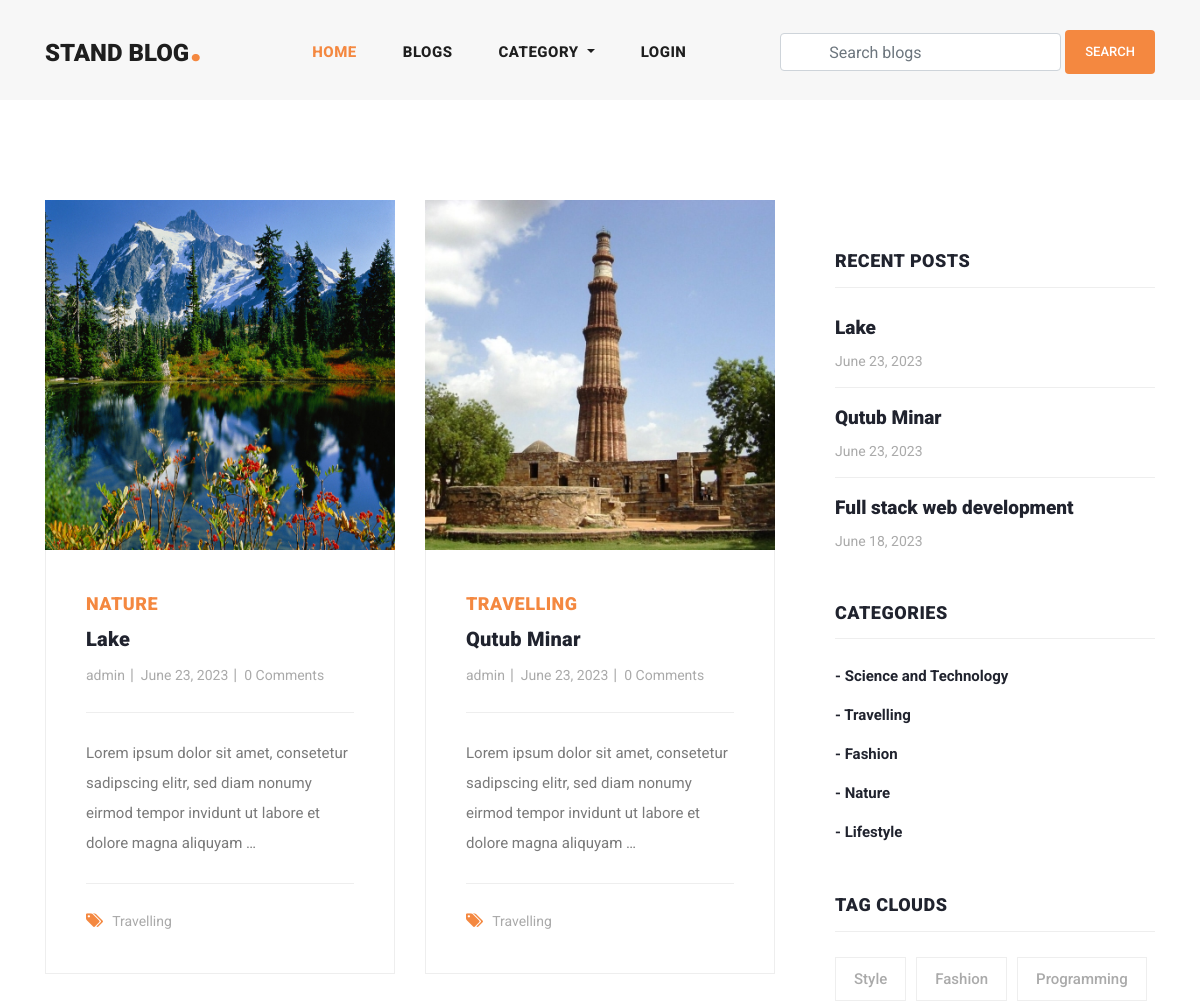
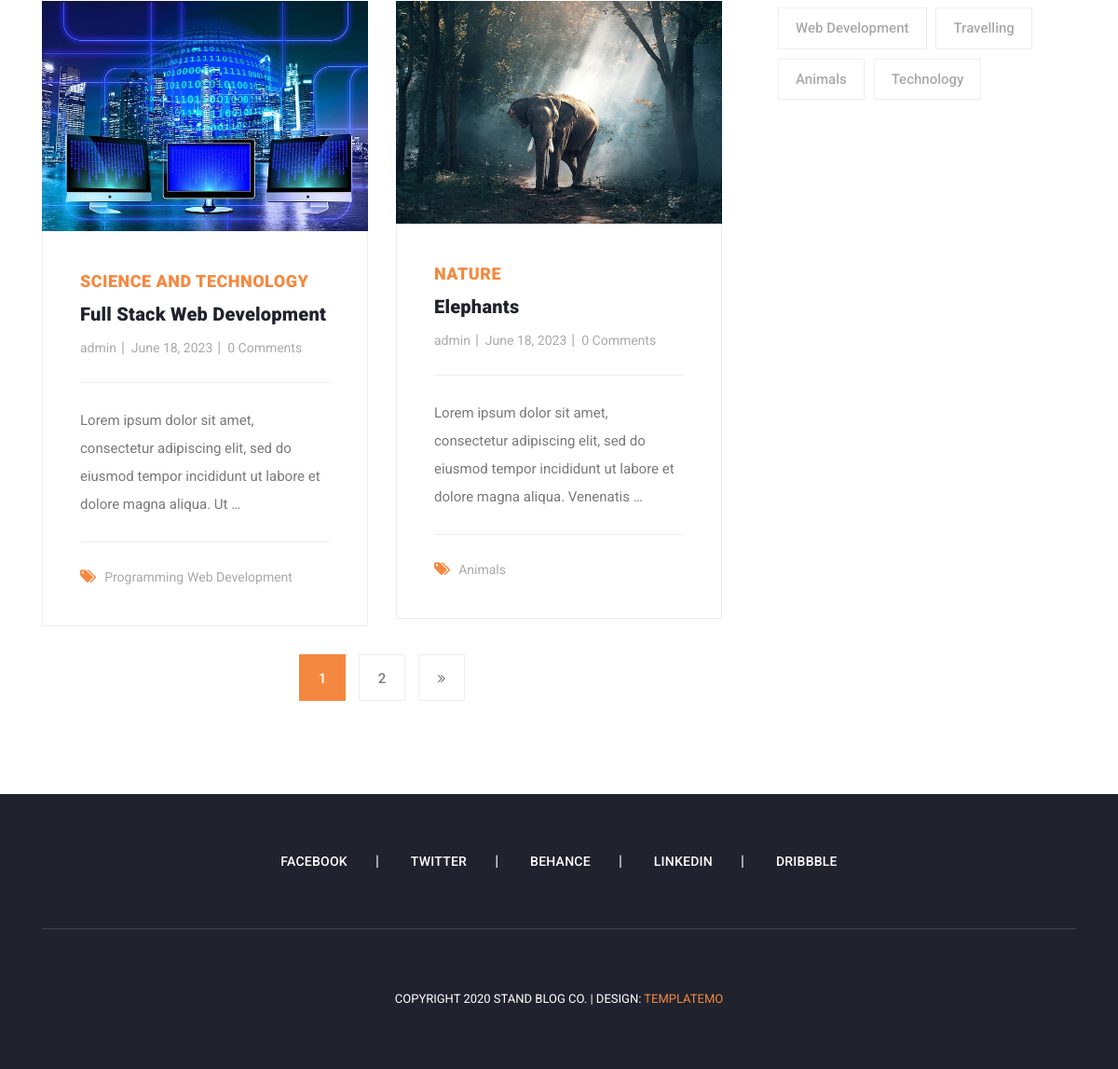
The page /blogs/ on the database as committed earlier (2 pictures, top to bottom).
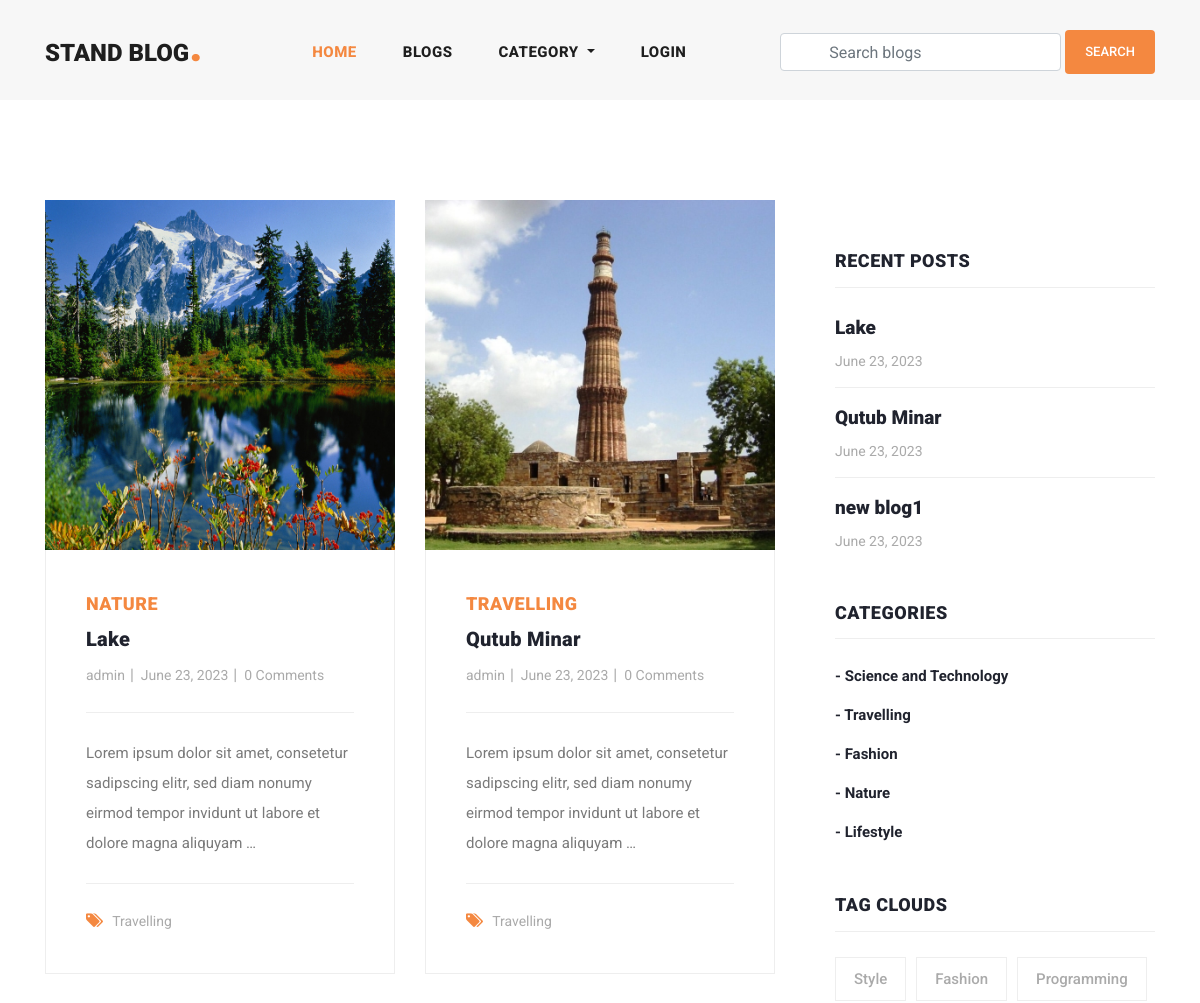
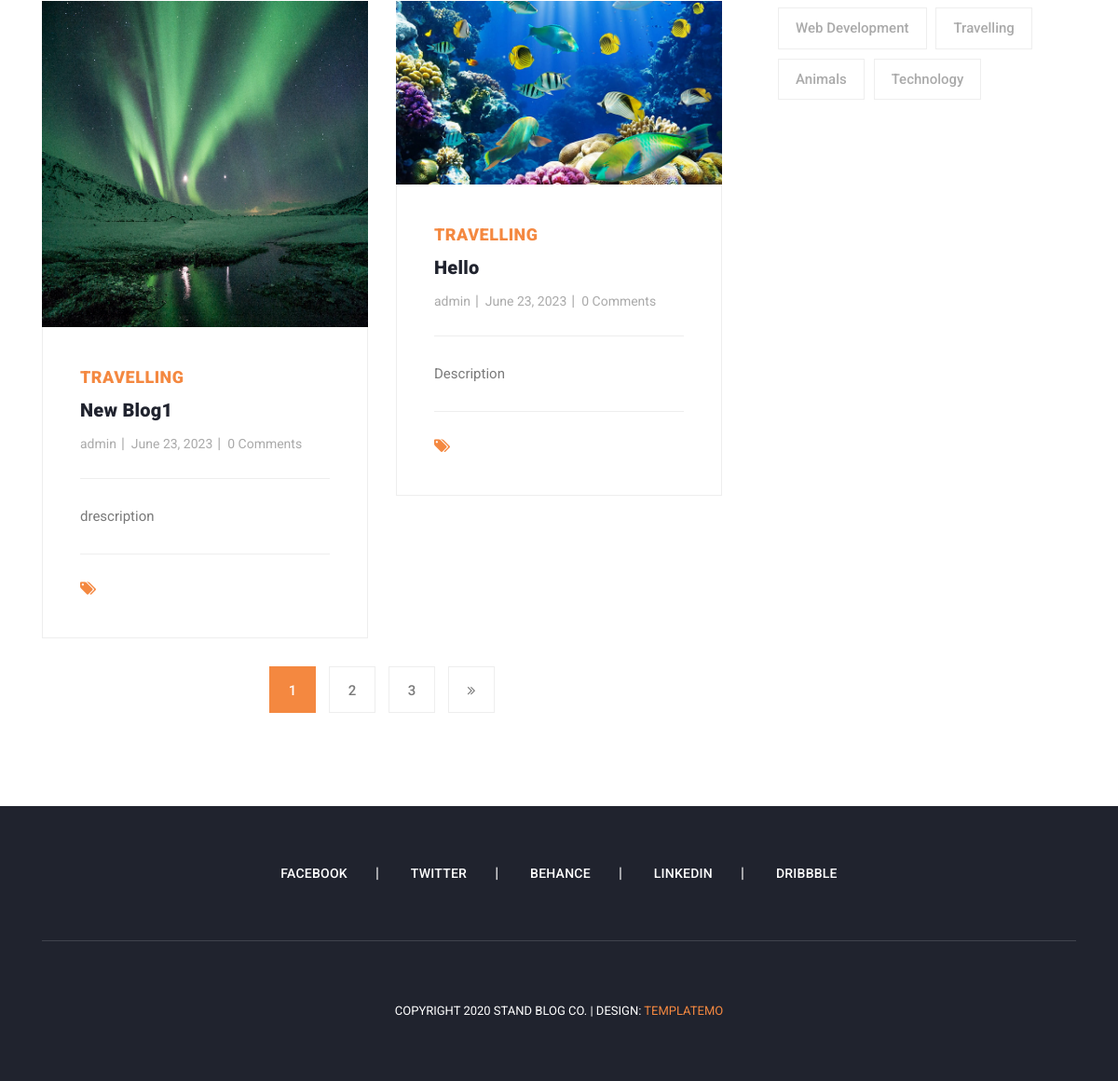
The same page on the database as committed later (2 pictures, top to bottom).
### blog/models.py (models this page shows, shortened)
class Blog(models.Model):
    user = models.ForeignKey(
        User,
        related_name='user_blogs',
        on_delete=models.CASCADE
    )
    category = models.ForeignKey(
        Category,
        related_name='category_blogs',
        on_delete=models.CASCADE
    )
    tags = models.ManyToManyField(
        Tag,
        related_name='tag_blogs',
        blank=True
    )
    likes = models.ManyToManyField(
        User,
        related_name='user_likes',
        blank=True
    )
    title = models.CharField(
        max_length=250
    )
    slug = models.SlugField(null=True, blank=True)
    banner = models.ImageField(upload_to='blog_banners')
    description = models.TextField()
    created_date = models.DateField(auto_now_add=True)

class Category(models.Model):
    title = models.CharField(max_length=150, unique=True)
    slug = models.SlugField(null=True, blank=True)
    created_date = models.DateField(auto_now_add=True)

class Tag(models.Model):
    title = models.CharField(max_length=150)
    slug = models.SlugField(null=True, blank=True)
    created_date = models.DateField(auto_now_add=True)

### user_profile/models.py (models this page shows, shortened)
class User(AbstractUser):
    email = models.EmailField(
        max_length=150,
        unique=True,
        error_messages={
            "unique": "The email must be unique"
        }
    )
    profile_image = models.ImageField(
        null=True,
        blank=True,
        upload_to="profile_images"
    )
    REQUIRED_FIELDS = ["email"]
    objects = CustomUserManager()

### blog/views.py (the view)
# urls.py: path('blogs/', blogs, name='blogs'),
def blogs(request):
    queryset = Blog.objects.order_by('-created_date')
    tags = Tag.objects.order_by('-created_date')
    page = request.GET.get('page', 1)
    paginator = Paginator(queryset, 4)
    try:
        blogs = paginator.page(page)
    except EmptyPage:
        blogs = paginator.page(1)
    except PageNotAnInteger:
        blogs = paginator.page(1)
        return redirect('blogs')
    context = {
        "blogs": blogs,
        "tags": tags,
        "paginator": paginator
    }
    return render(request, 'blogs.html', context)

### blog/context_processors.py (called while the page is built)
def get_all_categories(request):
    categories = Category.objects.all()
    context = {
        "categories": categories
    }
    return context

### templates/blogs.html (shortened to what this page needs)
{% extends 'base.html' %}
{% load static %}
{% block content %}
<section class="blog-posts grid-system">
    <div class="container">
        <div class="row">
            <div class="col-lg-8">
                <div class="all-blog-posts">
                    <div class="row">
                        {%for blog in blogs%}
                        {% include 'blog_card.html' %}
                        {% endfor %}
                        <div class="col-lg-12">
                            {% include 'pagination.html' %}
                        </div>
                    </div>
                </div>
            </div>
            {% include 'sidebar.html' %}
        </div>
    </div>
</section>
{% endblock content %}

### templates/blog_card.html (shortened to what this page needs)
{% load static %}
<div class="col-lg-6">
    <div class="blog-post">
        <div class="blog-thumb">
            <img src="{{blog.banner.url}}" alt="">
        </div>
        <div class="down-content">
            <span>{{blog.category.title}}</span>
            <a href="{% url 'blog_details' blog.slug %}">
                <h4>{{blog.title}}</h4>
            </a>
            <ul class="post-info">
                <li><a href="#">{{blog.user.username}}</a></li>
                <li><a href="#">{{blog.created_date}}</a></li>
                <li><a href="#">{{blog.blog_comments.all.count}} Comments</a></li>
            </ul>
            <p>{{blog.description|truncatewords:20}}</p>
            <div class="post-options">
                <div class="row">
                    <div class="col-lg-12">
                        <ul class="post-tags">
                            <li><i class="fa fa-tags"></i></li>
                            {% if blog.tags.all.count > 0 %}
                            {% for tag in blog.tags.all %}
                            <li><a href="#">{{tag.title}}</a></li>
                            {% endfor %}
                            {% endif %}
                        </ul>
                    </div>
                </div>
            </div>
        </div>
    </div>
</div>

### templates/sidebar.html
<div class="col-lg-4">
    <div class="sidebar">
        <div class="row">
            <div class="col-lg-12">
                <div class="sidebar-item recent-posts">
                    <div class="sidebar-heading">
                        <h2>Recent Posts</h2>
                    </div>
                    <div class="content">
                        <ul>
                            {% for blog in blogs|slice:"3" %}
                            <li><a href="#">
                                    <h5>{{blog.title}}</h5>
                                    <span>{{blog.created_date}}</span>
                                </a></li>
                            {% endfor %}
                        </ul>
                    </div>
                </div>
            </div>
            <div class="col-lg-12">
                <div class="sidebar-item categories">
                    <div class="sidebar-heading">
                        <h2>Categories</h2>
                    </div>
                    <div class="content">
                        <ul>
                            {% for category in categories %}
                            <li><a href="{% url 'category_blogs' category.slug %}">- {{category.title}}</a></li>
                            {% endfor %}
                        </ul>
                    </div>
                </div>
            </div>
            <div class="col-lg-12">
                <div class="sidebar-item tags">
                    <div class="sidebar-heading">
                        <h2>Tag Clouds</h2>
                    </div>
                    <div class="content">
                        <ul>
                            {% for tag in tags %}
                            <li><a href="{% url 'tag_blogs' tag.slug %}">{{tag.title}}</a></li>
                            {% endfor %}
                        </ul>
                    </div>
                </div>
            </div>
        </div>
    </div>
</div>

Rows that differ between the two databases and show on the page:
no longer on this page (row unchanged): Blog: banner (picture), category "SCIENCE AND TECHNOLOGY", title "Full Stack Web Development", user.username "admin", created_date "June 18, 2023", blog_comments.all.count "0", description "Lorem ipsum dolor sit amet, consectetur adipiscing elit, sed do eiusmod tempor incididunt ut labore et dolore magna aliqua. Ut …", title "Full stack web development", Tag (title "Programming"), Tag (title "Web Development")
no longer on this page (row unchanged): Blog: banner (picture), category "NATURE", title "Elephants", user.username "admin", created_date "June 18, 2023", blog_comments.all.count "0", description "Lorem ipsum dolor sit amet, consectetur adipiscing elit, sed do eiusmod tempor incididunt ut labore et dolore magna aliqua. Venenatis …", Tag (title "Animals"), shown under "STAND BLOG."
added Blog: banner (picture), category "TRAVELLING", title "New Blog1", user.username "admin", created_date "June 23, 2023", blog_comments.all.count "0", description "drescription", title "new blog1"
added Blog: banner (picture), category "TRAVELLING", title "Hello", user.username "admin", created_date "June 23, 2023", blog_comments.all.count "0", description "Description", shown under "STAND BLOG."
Other text that changed with them:
new list line: "3"
